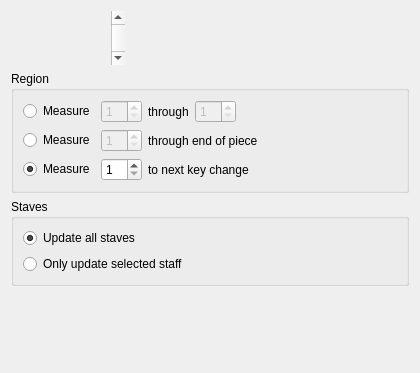
<ui version="4.0" >
 <class>KeySignatureDialog</class>
 <widget class="QWidget" name="KeySignatureDialog" >
  <property name="geometry" >
   <rect>
    <x>0</x>
    <y>0</y>
    <width>420</width>
    <height>373</height>
   </rect>
  </property>
  <layout class="QVBoxLayout" >
   <item>
    <layout class="QHBoxLayout" >
     <item>
      <layout class="QHBoxLayout" >
       <property name="spacing" >
        <number>0</number>
       </property>
       <item>
        <widget class="StaffElementPreviewWidget" native="1" name="preview" >
         <property name="minimumSize" >
          <size>
           <width>100</width>
           <height>0</height>
          </size>
         </property>
        </widget>
       </item>
       <item>
        <widget class="QScrollBar" name="accidentals" >
         <property name="minimum" >
          <number>-7</number>
         </property>
         <property name="maximum" >
          <number>7</number>
         </property>
         <property name="orientation" >
          <enum>Qt::Vertical</enum>
         </property>
        </widget>
       </item>
      </layout>
     </item>
     <item>
      <spacer>
       <property name="orientation" >
        <enum>Qt::Horizontal</enum>
       </property>
       <property name="sizeHint" >
        <size>
         <width>40</width>
         <height>20</height>
        </size>
       </property>
      </spacer>
     </item>
    </layout>
   </item>
   <item>
    <widget class="QGroupBox" name="groupBox" >
     <property name="title" >
      <string>Region</string>
     </property>
     <layout class="QVBoxLayout" >
      <item>
       <layout class="QHBoxLayout" >
        <item>
         <widget class="QRadioButton" name="throughBar" >
          <property name="text" >
           <string>Measure</string>
          </property>
         </widget>
        </item>
        <item>
         <widget class="QSpinBox" name="startBar1" >
          <property name="enabled" >
           <bool>false</bool>
          </property>
          <property name="minimum" >
           <number>1</number>
          </property>
         </widget>
        </item>
        <item>
         <widget class="QLabel" name="label" >
          <property name="text" >
           <string>through</string>
          </property>
         </widget>
        </item>
        <item>
         <widget class="QSpinBox" name="endBar" >
          <property name="enabled" >
           <bool>false</bool>
          </property>
          <property name="minimum" >
           <number>1</number>
          </property>
         </widget>
        </item>
        <item>
         <spacer>
          <property name="orientation" >
           <enum>Qt::Horizontal</enum>
          </property>
          <property name="sizeHint" >
           <size>
            <width>40</width>
            <height>20</height>
           </size>
          </property>
         </spacer>
        </item>
       </layout>
      </item>
      <item>
       <layout class="QHBoxLayout" >
        <item>
         <widget class="QRadioButton" name="throughEndOfPiece" >
          <property name="text" >
           <string>Measure</string>
          </property>
         </widget>
        </item>
        <item>
         <widget class="QSpinBox" name="startBar2" >
          <property name="enabled" >
           <bool>false</bool>
          </property>
          <property name="minimum" >
           <number>1</number>
          </property>
         </widget>
        </item>
        <item>
         <widget class="QLabel" name="label_2" >
          <property name="text" >
           <string>through end of piece</string>
          </property>
         </widget>
        </item>
        <item>
         <spacer>
          <property name="orientation" >
           <enum>Qt::Horizontal</enum>
          </property>
          <property name="sizeHint" >
           <size>
            <width>40</width>
            <height>20</height>
           </size>
          </property>
         </spacer>
        </item>
       </layout>
      </item>
      <item>
       <layout class="QHBoxLayout" >
        <item>
         <widget class="QRadioButton" name="toNextChange" >
          <property name="text" >
           <string>Measure</string>
          </property>
          <property name="checked" >
           <bool>true</bool>
          </property>
         </widget>
        </item>
        <item>
         <widget class="QSpinBox" name="startBar3" >
          <property name="minimum" >
           <number>1</number>
          </property>
         </widget>
        </item>
        <item>
         <widget class="QLabel" name="label_3" >
          <property name="text" >
           <string>to next key change</string>
          </property>
         </widget>
        </item>
        <item>
         <spacer>
          <property name="orientation" >
           <enum>Qt::Horizontal</enum>
          </property>
          <property name="sizeHint" >
           <size>
            <width>40</width>
            <height>20</height>
           </size>
          </property>
         </spacer>
        </item>
       </layout>
      </item>
     </layout>
    </widget>
   </item>
   <item>
    <widget class="QGroupBox" name="groupBox_2" >
     <property name="title" >
      <string>Staves</string>
     </property>
     <layout class="QVBoxLayout" >
      <item>
       <widget class="QRadioButton" name="allStaves" >
        <property name="text" >
         <string>Update all staves</string>
        </property>
        <property name="checked" >
         <bool>true</bool>
        </property>
       </widget>
      </item>
      <item>
       <widget class="QRadioButton" name="selectedStaff" >
        <property name="text" >
         <string>Only update selected staff</string>
        </property>
       </widget>
      </item>
     </layout>
    </widget>
   </item>
   <item>
    <spacer>
     <property name="orientation" >
      <enum>Qt::Vertical</enum>
     </property>
     <property name="sizeHint" >
      <size>
       <width>20</width>
       <height>31</height>
      </size>
     </property>
    </spacer>
   </item>
  </layout>
 </widget>
 <customwidgets>
  <customwidget>
   <class>StaffElementPreviewWidget</class>
   <extends>QWidget</extends>
   <header>dialogs/StaffElementPreviewWidget.h</header>
   <container>1</container>
  </customwidget>
 </customwidgets>
 <resources/>
 <connections>
  <connection>
   <sender>throughBar</sender>
   <signal>toggled(bool)</signal>
   <receiver>startBar1</receiver>
   <slot>setEnabled(bool)</slot>
   <hints>
    <hint type="sourcelabel" >
     <x>74</x>
     <y>128</y>
    </hint>
    <hint type="destinationlabel" >
     <x>126</x>
     <y>129</y>
    </hint>
   </hints>
  </connection>
  <connection>
   <sender>throughBar</sender>
   <signal>toggled(bool)</signal>
   <receiver>endBar</receiver>
   <slot>setEnabled(bool)</slot>
   <hints>
    <hint type="sourcelabel" >
     <x>47</x>
     <y>121</y>
    </hint>
    <hint type="destinationlabel" >
     <x>241</x>
     <y>131</y>
    </hint>
   </hints>
  </connection>
  <connection>
   <sender>throughEndOfPiece</sender>
   <signal>toggled(bool)</signal>
   <receiver>startBar2</receiver>
   <slot>setEnabled(bool)</slot>
   <hints>
    <hint type="sourcelabel" >
     <x>76</x>
     <y>170</y>
    </hint>
    <hint type="destinationlabel" >
     <x>118</x>
     <y>173</y>
    </hint>
   </hints>
  </connection>
  <connection>
   <sender>toNextChange</sender>
   <signal>toggled(bool)</signal>
   <receiver>startBar3</receiver>
   <slot>setEnabled(bool)</slot>
   <hints>
    <hint type="sourcelabel" >
     <x>72</x>
     <y>210</y>
    </hint>
    <hint type="destinationlabel" >
     <x>113</x>
     <y>213</y>
    </hint>
   </hints>
  </connection>
 </connections>
</ui>
